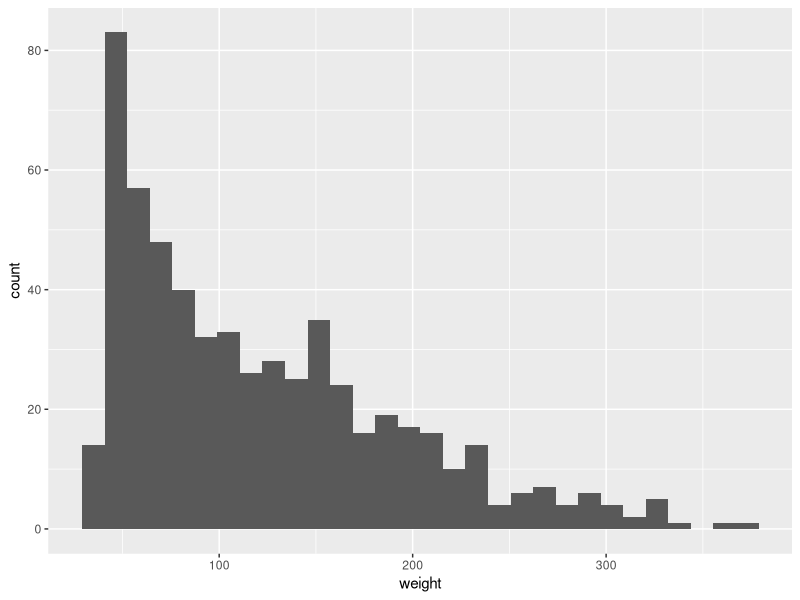
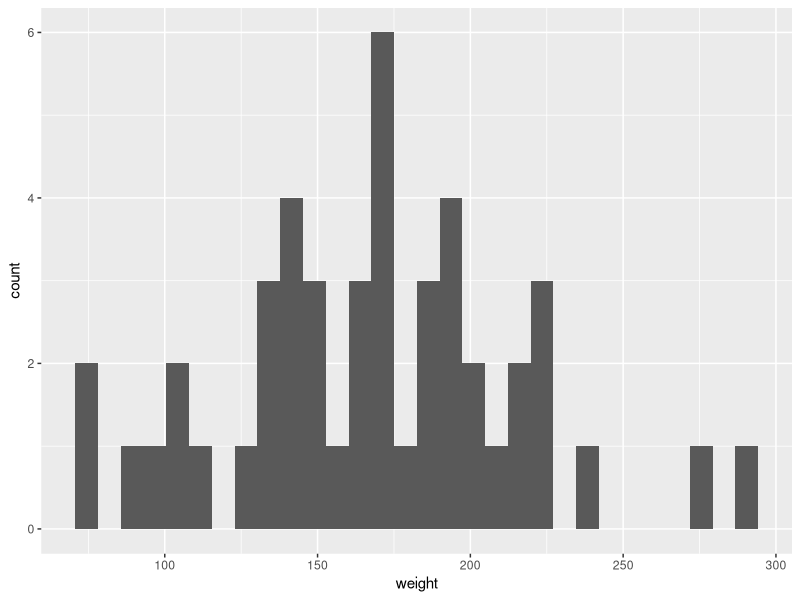
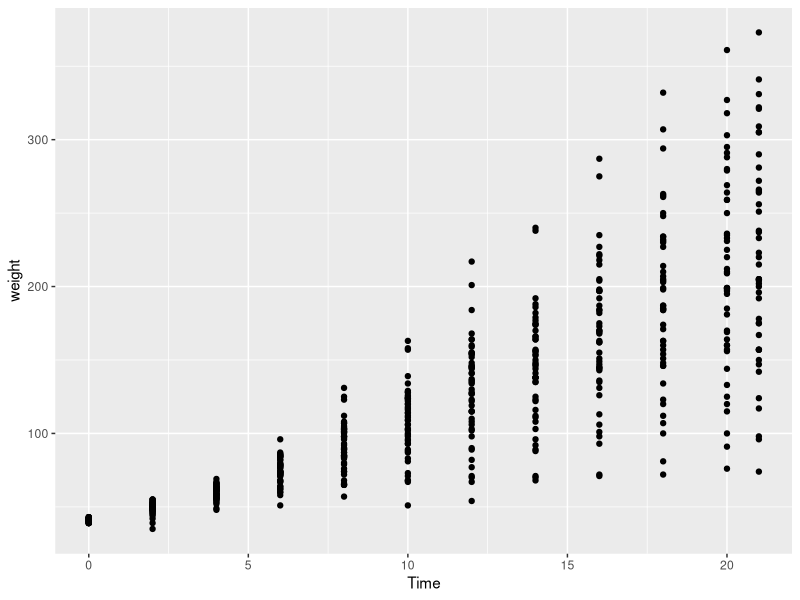
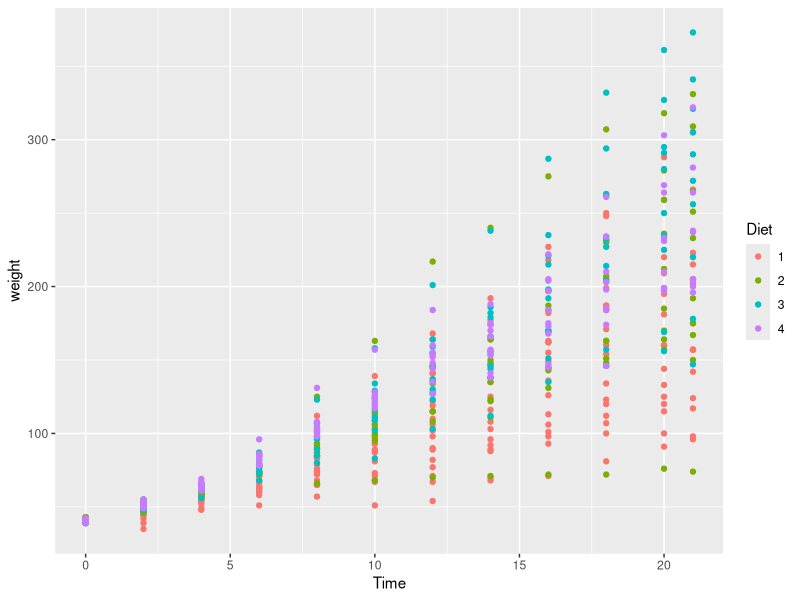
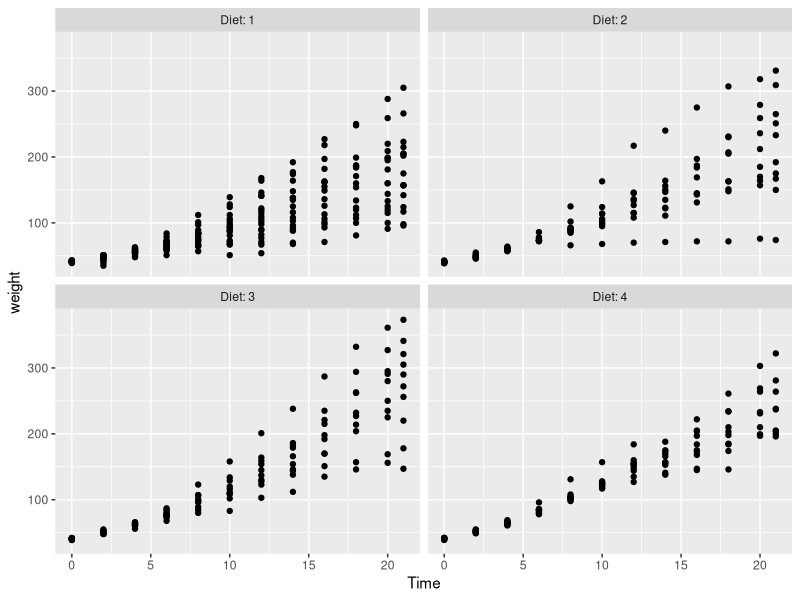

Here is the R script that generated these plots, in order:
## ---- chunk 1
library(knitr)
knitr::opts_chunk$set(echo=TRUE, 
                      cache=FALSE, 
                      fig.width=5, 
                      fig.height=5,
                      fig.align='center')
library(tidyverse)
library(ggplot2)
## ---- chunk 2
data()
## ---- chunk 3
df = ChickWeight %>% as.tibble
## ---- chunk 4
df = as.tibble(ChickWeight)
## ---- chunk 5
df
## ---- chunk 6
df %>%
  ggplot(aes(weight)) +
  geom_histogram()
## ---- chunk 7
df %>%
  filter(Time == 16) %>%
  ggplot(aes(weight)) +
  geom_histogram()
## ---- chunk 8
df %>%
  ggplot(aes(Time, weight)) +
  geom_point()
## ---- chunk 9
df %>%
  ggplot(aes(Time, weight)) +
  geom_point(aes(color = Diet))
## ---- chunk 10
df %>%
  ggplot(aes(Time, weight)) +
  geom_point() +
  facet_wrap(~ Diet, nrow = 2, labeller = label_both)
## ---- chunk 11
likelihood = c(0.00193, 0.000143, 0.975)
prior = c(7.60e-5, 6.05e-6, 3.12e-7)

unnormalized_posterior = likelihood * prior
posterior = unnormalized_posterior / sum(unnormalized_posterior)
posterior
